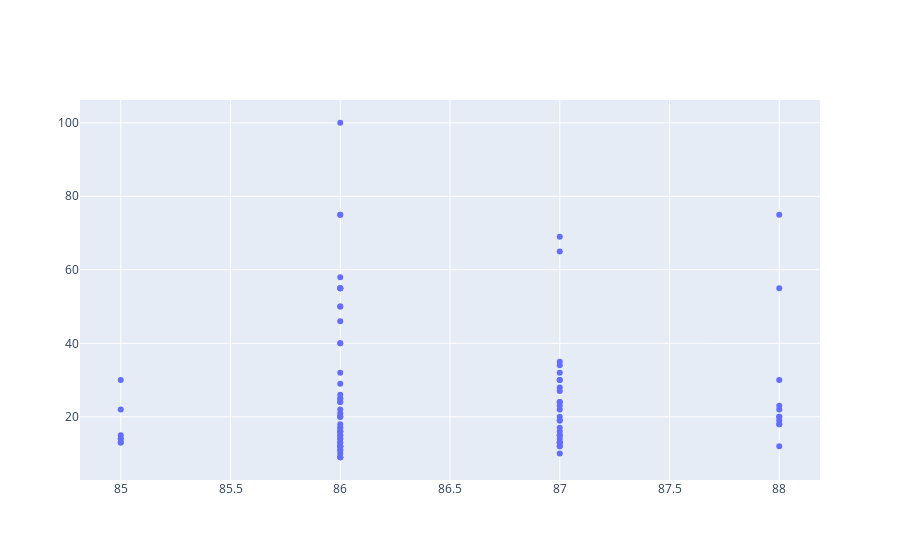

Source (notebook cell):
### Code cell
import plotly.graph_objs as go

iplot([go.Scatter(x=Wine.head(100)['points'], y=Wine.head(1000)['price'], mode='markers')])

### Figure 1 — Plotly figure (JSON) as saved in the notebook; plotly's stock layout.template omitted (floating-point values rounded to 4 significant figures; data arrays with more than 128 entries replaced by an {"elided": "..."} marker saying what was removed)
{"data": [{"mode": "markers", "type": "scatter", "x": [87, 87, 87, 87, 87, 87, 87, 87, 87, 87, 87, 87, 87, 87, 87, 87, 87, 87, 87, 87, 87, 87, 87, 87, 87, 87, 87, 87, 87, 86, 86, 86, 86, 86, 86, 86, 86, 86, 86, 86, 86, 86, 86, 86, 86, 86, 86, 86, 86, 86, 86, 85, 85, 85, 85, 85, 85, 85, 85, 86, 86, 86, 86, 86, 86, 86, 86, 86, 86, 86, 86, 86, 86, 86, 86, 86, 86, 86, 86, 86, 86, 86, 86, 86, 86, 86, 86, 86, 86, 88, 88, 88, 88, 88, 88, 88, 88, 88, 88, 88], "y": {"elided": "1000 int values"}}], "layout": {}}
